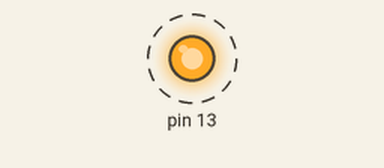
Recording of a sketch running on a simulated Arduino Uno, built for the host (arithmetic inside an expression is 32-bit, double 64-bit). Shown: output pins drawn as LEDs (lit = HIGH). Dashed ring = blinking. What the sketch prints to the serial monitor is not drawn.

Above: at 0.3 s.
Timing chart, 0 to 3.1 s (numbered marks = the images above):
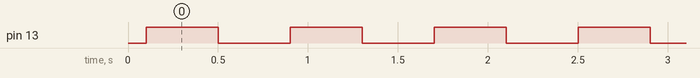

Measured:
- by itself, pin 13: alternates HIGH for 0.40 s and LOW for 0.40 s

The sketch:

sketch_asm_3_iterative.ino
```cpp
#include "testasm.h"

void setup() {
  // put your setup code here, to run once
  Serial.begin(9600);
  Serial.print("The 13th fibonacci number is: ");
  Serial.println(testasm(13));
  Serial.print("The 0th fibonacci number is: ");
  Serial.println(testasm(0));
  Serial.print("The 1st fibonacci number is: ");
  Serial.println(testasm(1));
  Serial.print("The 2nd fibonacci number is: ");
  Serial.println(testasm(2));
  Serial.print("The 3rd fibonacci number is: ");
  Serial.println(testasm(3));

  pinMode (13, OUTPUT);
}

void loop() {
  // put your main code here, to run repeatedly:
  digitalWrite (13, HIGH);
  delay(400);
  digitalWrite (13, LOW);
  delay(400);
}
```

testasm.cpp
```cpp
#include "testasm.h"

/* the attribute "used" tells the compiler to not inline this function */
__attribute__((used))
unsigned int testasm(unsigned char a) {
  unsigned int out;

  asm volatile (R"(

   rjmp start_of_assembly

   .data
   ; any data values/static storage can go here

   .text

start_of_assembly:
  push r26 ;//registers r26-r29 are used by this program in addition to r24-r25
  push r27 ;//therefore, they are pushed to the stack
  push r28
  push r29


  mov r24,%1 ;// moves variable a to register 24
  cp r24,r1 ;// checks if variable a is equal to zero
  breq zero_case ;// if so, go to zero case
  cpi r24,1 ;// checks if variable a is equal to one
  breq one_case ;// if so, go to one case


  ldi r25,0 ;//sets register 25 to 0
  ldi r26,0 ;//sets register 26 to 0
  ldi r27,1 ;//sets register 27 to one
  ldi r29,1 ;//sets register 29 to 1 (counter variable)

fib:

  add r26,r27 ;//adds fib n-1 to fib n-2
  mov r28,r26 ;//copies fib n to register 28
  mov r26,r27 ;//copies fib n-1 to register 26
  mov r27,r28 ;//copies fib n to register 27

  subi r29,-1 ;//adds 1 to counter variable
  cp r29,r24 ;//checks if counter is equal to requested iteration of fib num
  breq end_of_assembly ;//if so, go to end of assembly
  rjmp fib ;//if not, go back to start of fib

zero_case:

  mov r27,r1 ;//sets fib n to 0
  rjmp end_of_assembly ;//go to end of assembly

one_case:
  mov r27, r24 ;//sets fib n to 1
  rjmp end_of_assembly ;//go to end of assembly


end_of_assembly:
  mov r24,r27 ;//copies r27 to r24
  mov r25,r1 ;//sets r25 to 0
  movw %0,r24 ;//r25r24 ->output

  pop r29 ;//registers r29-r26 popped back in in LIFO
  pop r28
  pop r27
  pop r26


)" : "=w" (out)
      //out is %0, and a 16-bit variable that is modified by the assembly language
   : "r" (a)
      //a is %1, register-sized variable
   : "r25", "r24");
      //r24, r25 are modified by this assembly language fragment

  return out;
}
```

testasm.h
```cpp
unsigned int testasm (unsigned char);
```
